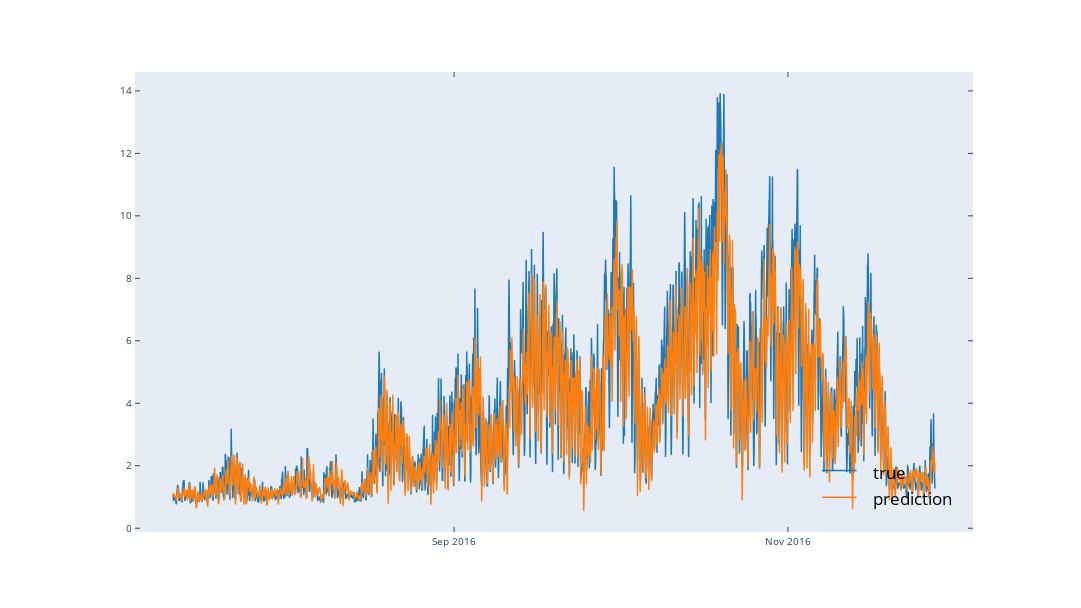

This figure's notebook cell:
### Code cell
y_pred = model.predict(MLdb.test_x)
horizon = 36
scale = 0.75
plot = plt.figure(figsize=(scale*1920/my_dpi, scale*1080/my_dpi))
plt.plot(MLdb.test_y.iloc[:,horizon-1],label = 'true')
plt.plot(MLdb.test_x.index,y_pred[:,horizon-1], label = 'prediction')
plt.legend(fontsize = 'xx-large',loc = 'lower right')
# plt.ylim(0,20)

plotly.tools.mpl_to_plotly(plot)

### Figure 1 — Plotly figure (JSON) as saved in the notebook; plotly's stock layout.template omitted (floating-point values rounded to 4 significant figures; data arrays with more than 128 entries replaced by an {"elided": "..."} marker saying what was removed)
{"data": [{"line": {"color": "rgba (31, 119, 180, 1)", "dash": "solid", "width": 1.5}, "mode": "lines", "name": "true", "type": "scatter", "x": {"elided": "20037 str values"}, "xaxis": "x", "y": {"elided": "20037 float values"}, "yaxis": "y"}, {"line": {"color": "rgba (255, 127, 14, 1)", "dash": "solid", "width": 1.5}, "mode": "lines", "name": "prediction", "type": "scatter", "x": {"elided": "20037 str values"}, "xaxis": "x", "y": {"elided": "20037 float values"}, "yaxis": "y"}], "layout": {"annotations": [{"align": "left", "font": {"color": "#000000", "size": 17.28}, "opacity": 1, "showarrow": false, "text": "true", "x": 0.8788, "xanchor": "left", "xref": "paper", "y": 0.1007, "yanchor": "bottom", "yref": "paper"}, {"align": "left", "font": {"color": "#000000", "size": 17.28}, "opacity": 1, "showarrow": false, "text": "prediction", "x": 0.8788, "xanchor": "left", "xref": "paper", "y": 0.04265, "yanchor": "bottom", "yref": "paper"}], "autosize": false, "height": 608, "hovermode": "closest", "margin": {"b": 76, "l": 135, "pad": 0, "r": 108, "t": 72}, "shapes": [{"line": {"color": "rgba (31, 119, 180, 1)", "dash": "solid", "width": 1.5}, "type": "line", "x0": 0.8199, "x1": 0.8611, "xref": "paper", "y0": 0.1338, "y1": 0.1338, "yref": "paper"}, {"line": {"color": "rgba (255, 127, 14, 1)", "dash": "solid", "width": 1.5}, "type": "line", "x0": 0.8199, "x1": 0.8611, "xref": "paper", "y0": 0.07575, "y1": 0.07575, "yref": "paper"}], "showlegend": false, "width": 1081, "xaxis": {"anchor": "y", "domain": [0, 1], "mirror": "ticks", "nticks": 5, "range": ["2016-07-04 16:15:30", "2016-12-04 19:54:30"], "showgrid": false, "showline": true, "side": "bottom", "tickfont": {"size": 10}, "ticks": "inside", "type": "date", "zeroline": false}, "yaxis": {"anchor": "x", "domain": [0, 1], "mirror": "ticks", "nticks": 10, "range": [-0.1211, 14.61], "showgrid": false, "showline": true, "side": "left", "tickfont": {"size": 10}, "ticks": "inside", "type": "linear", "zeroline": false}}}
